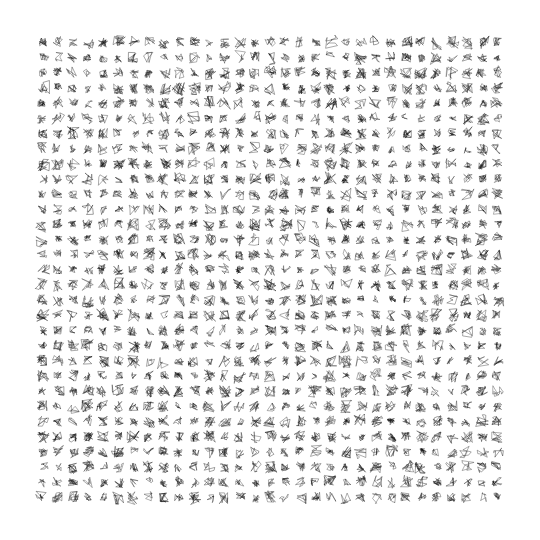
Frame 1 (no input)
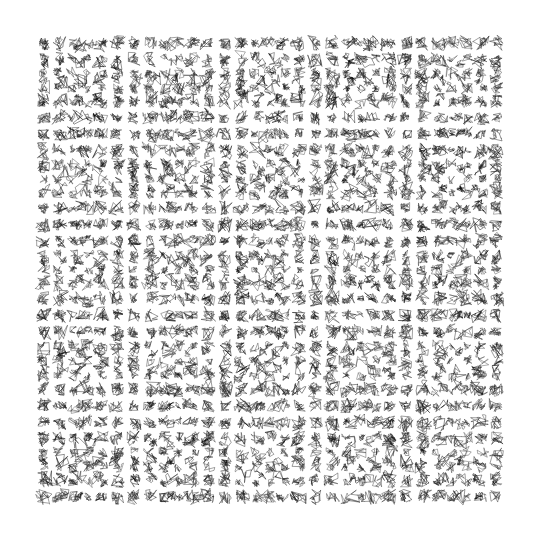
Frame 2 (the mouse pressed at the canvas centre, redrawn once)

The p5.js sketch that drew these frames (run headless with seeded random() and noise() and a simulated clock; the mouse was pressed at the canvas centre and the sketch redrawn once):

// p5.js sketch
// ── sketch.js
function setup() {
  createCanvas(540,540);
  noLoop();
}

function draw() {
  
  let border = 35;
  let n = floor(random(10,40));
  let w = (width - 2 * border) / n * 4.5/6;
  let vertexCount = 15;
  let vertexCountVar = 8;
  
  strokeWeight(w/30);
  
  for (let i = 0; i < n; i++) {
    for (let j = 0; j < n; j++) {
      
      let xpos = border + (width-2*border)/n * (i + 0.5);
      let ypos = border + (width-2*border)/n * (j + 0.5);
      
      stroke(random(0,50));
      
      randomShape(xpos+random(-w/10,w/10),
                  ypos+random(-w/10,w/10),
                  vertexCount+random(-vertexCountVar, vertexCountVar),
                  random(w/3,w/1.7));
      
    }
  }
  
}

function randomShape(x,y,vertexCount,w){
  
  beginShape();
  
  for (let i = 0; i < vertexCount; i++) {
    randomPoint(x,y,w,w)
  }
  
  endShape(CLOSE);
}

function randomPoint(x,y,maxX, maxY){
  
  vertex(x+random(-maxX, maxX), y+random(-maxY, maxY));
  
}
